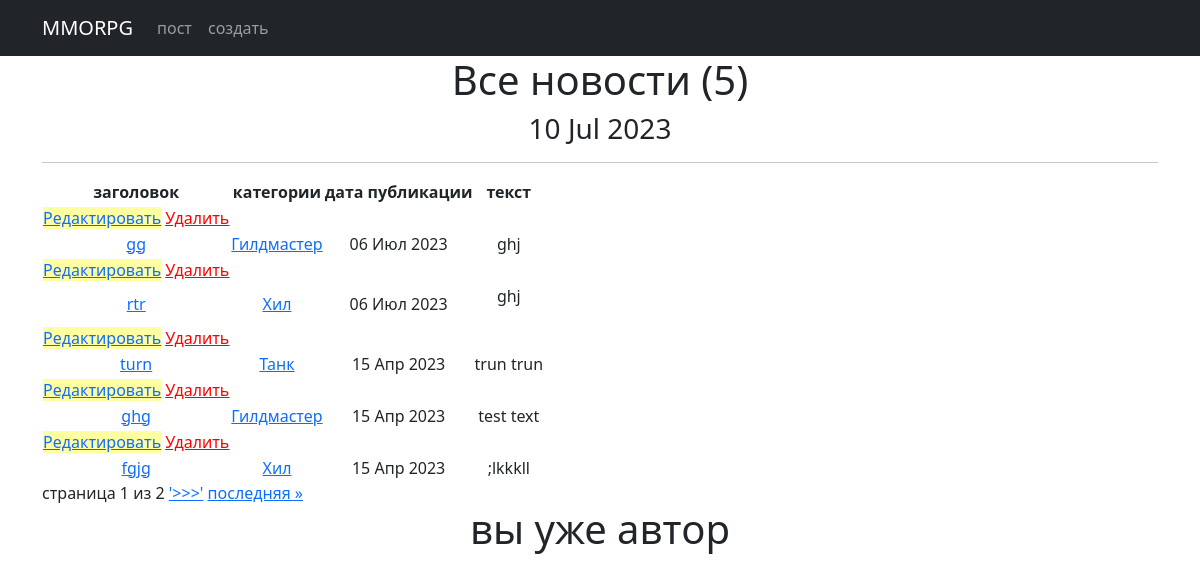
The page /news/ (signed in) on the database its author committed.
### news/models.py (models this page shows, shortened)
class Post(models.Model):
    author_post = models.ForeignKey(Author, on_delete=models.CASCADE)
    post_news = models.CharField(max_length=2, choices=POST, default='PO')
    date_in = models.DateTimeField(auto_now_add=True)
    category = models.ManyToManyField(Category, through='PostCategory')
    title = models.CharField(max_length=50)
    text = RichTextField()
    video_count = models.PositiveIntegerField(default=0)
    image_count = models.PositiveIntegerField(default=0)
    max_video_count = 1
    max_image_count = 3

class Category(models.Model):
    tank = 'TN'
    healer = 'HL'
    damager = 'DD'
    guild_master = 'GM'
    quest_giver = 'KG'
    smith = 'KZ'
    tanner = 'KV'
    potion_maker = 'ZV'
    spell_master = 'MZ'
    TEMATIC = [
        (tank, 'Танк'),
        (healer, 'Хил'),
        (damager, 'ДД'),
        (guild_master, 'Гилдмастер'),
        (quest_giver, 'Квестгивер'),
        (smith, 'Кузнец'),
        (tanner, 'Кожевник'),
        (potion_maker, 'Зельевар'),
        (spell_master, 'Мастер заклинаний'),
    ]
    tematic = models.CharField(max_length=2, choices=TEMATIC, unique=True)
    subscribers = models.ManyToManyField(User, blank=True, related_name='categories')
    def __str__(self):
        return self.get_tematic_display()

### news/views.py (the view, shortened to what this page needs)
# urls.py: path('', PostList.as_view()),
class PostList(LoginRequiredMixin, ListView):
    model = Post
    ordering = '-date_in'
    template_name = 'news.html'
    context_object_name = 'post_news'
    paginate_by = 5
    def get_context_data(self,
                         **kwargs):  # забираем отфильтрованные объекты переопределяя метод get_context_data у наследуемого класса
        context = super().get_context_data(**kwargs)
        context['filter'] = PostFilter(self.request.GET, queryset=self.get_queryset())  # вписываем фильтр в контекст
        context['categories'] = Category.objects.all()
        context['form'] = PostForm()
        context['is_not_author'] = not self.request.user.groups.filter(name='authors').exists()
        return context

### news/templatetags/censor.py (called while the page is built)
@register.filter()
def censor(value):
    for words in censored_words:
        if words in value:
            censor_words = f"p{''.join(['*' for words in range(len(words))])}"
            value = value.replace(words, censor_words)
    return value

### news/templatetags/custom_tags.py (called while the page is built)
@register.simple_tag()
def current_time(format_string='%d %b %Y'):
    return datetime.utcnow().strftime(format_string)

### templates/news.html (shortened to what this page needs)
<!DOCTYPE html>
<html lang="en">
<head>
    <title>{% extends 'flatpages/default.html' %}</title>
{% load censor %}
{% load custom_tags %}
{% block content %}
<body>
<h1>Все новости ({{ post_news.count}})</h1>
<h3>{% current_time '%d %b %Y' %}</h3>
<hr>
{% if post_news %}
    <table>
        <thead>
        <tr>
            <th>заголовок</th>
            <th>категории</th>
            <th>дата публикации</th>
            <th>текст</th>
        </tr>
        {% for post in page_obj %}
        <td>
            <a href="{% url 'post_edit' post.id %}"style="background-color:#ffffa1"><u>Редактировать</u></a>
            <a href="{% url 'post_delete' post.id %}"style="color:red"><u> Удалить </u></a>
        </td>
        <tr>
            <td><a href="{% url 'post_detail' post.id %}">{{ post.title|censor}}</a></td>
            <td>
            {% for category in post.category.all %}
                <a href="{% url 'category_list' category.id %}">{{ category }}</a>
            {% endfor %}
            </td>
            <td>{{ post.date_in|date:'d M Y'}}</td>
            <td>{{ post.text|censor|safe|truncatechars:20}}</td>
        </tr>
        {% endfor %}
        </thead>
    </table>
    <div class="pagination">
        <span class="step-links">
            <span class="current-page">
                страница {{ page_obj.number }} из {{ page_obj.paginator.num_pages }}
            </span>
            {% if page_obj.has_next %}
                <a href="?page={{ page_obj.next_page_number }}">'>>>'</a>
                <a href="?page={{ page_obj.paginator.num_pages }}">последняя &raquo;</a>
            {% endif %}
        </span>
    </div>
    {% if is_not_author %}
        <button><a href="{% url 'upgrade' %}"> стать автором!</a></button>
    {% else %}
        <h1>вы уже автор</h1>
    {% endif %}
{% else %}
    <h2>новостей нет!</h2>
{% endif %}
{% endblock content %}

### rows shown on the page
Post: title|censor "gg", date_in "06 Июл 2023", text|censor "ghj"
Category: tematic "Гилдмастер"
Post: title|censor "rtr", date_in "06 Июл 2023", text|censor "ghj"
Category: tematic "Хил"
Post: title|censor "turn", date_in "15 Апр 2023", text|censor "trun trun"
Category: tematic "Танк"
Post: title|censor "ghg", date_in "15 Апр 2023", text|censor "test text"
Post: title|censor "fgjg", date_in "15 Апр 2023", text|censor ";lkkkll"

### other values the page prints
{{ post_news.count }} "5"
{{ page_obj.number }} "1"
{{ page_obj.paginator.num_pages }} "2"
